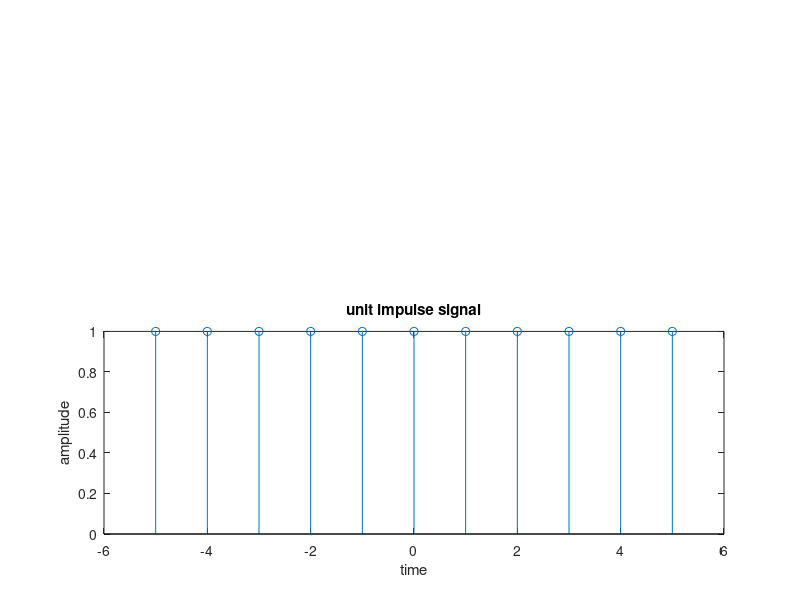

This figure's MATLAB source:
clc 
clear all
close all
%program for unit impulse signal
n=[-5:1:5]
q=length(n)
j=1;
for i=1:q
    if n(i)==0
        amp(j)=1;
        j=j+1;
    else
        amp(j)=1;
        j=j+1;
    end
end
subplot(2,1,2);
stem(n,amp)
xlabel("time")
ylabel("amplitude")
title("unit impulse signal")







        
